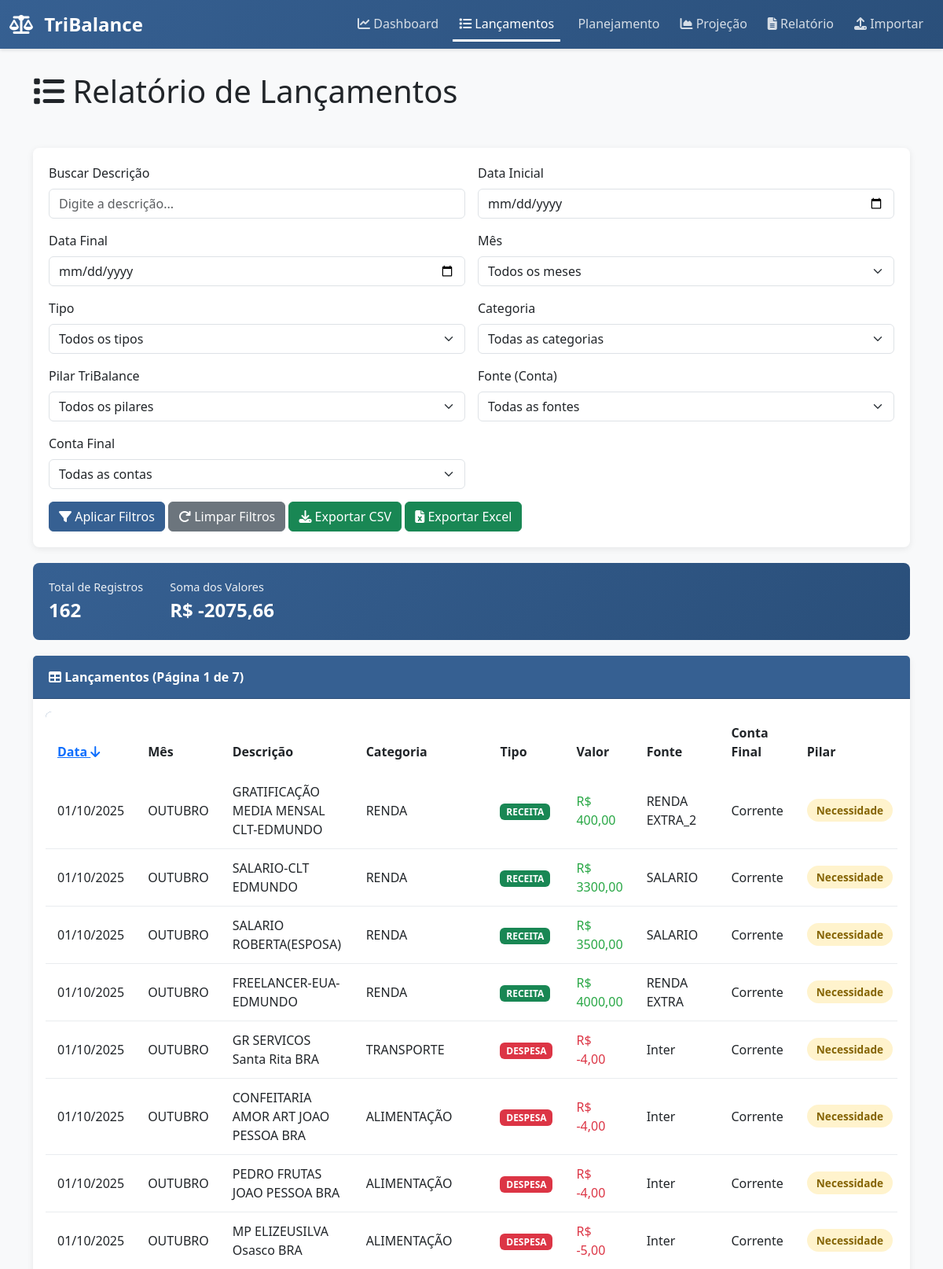
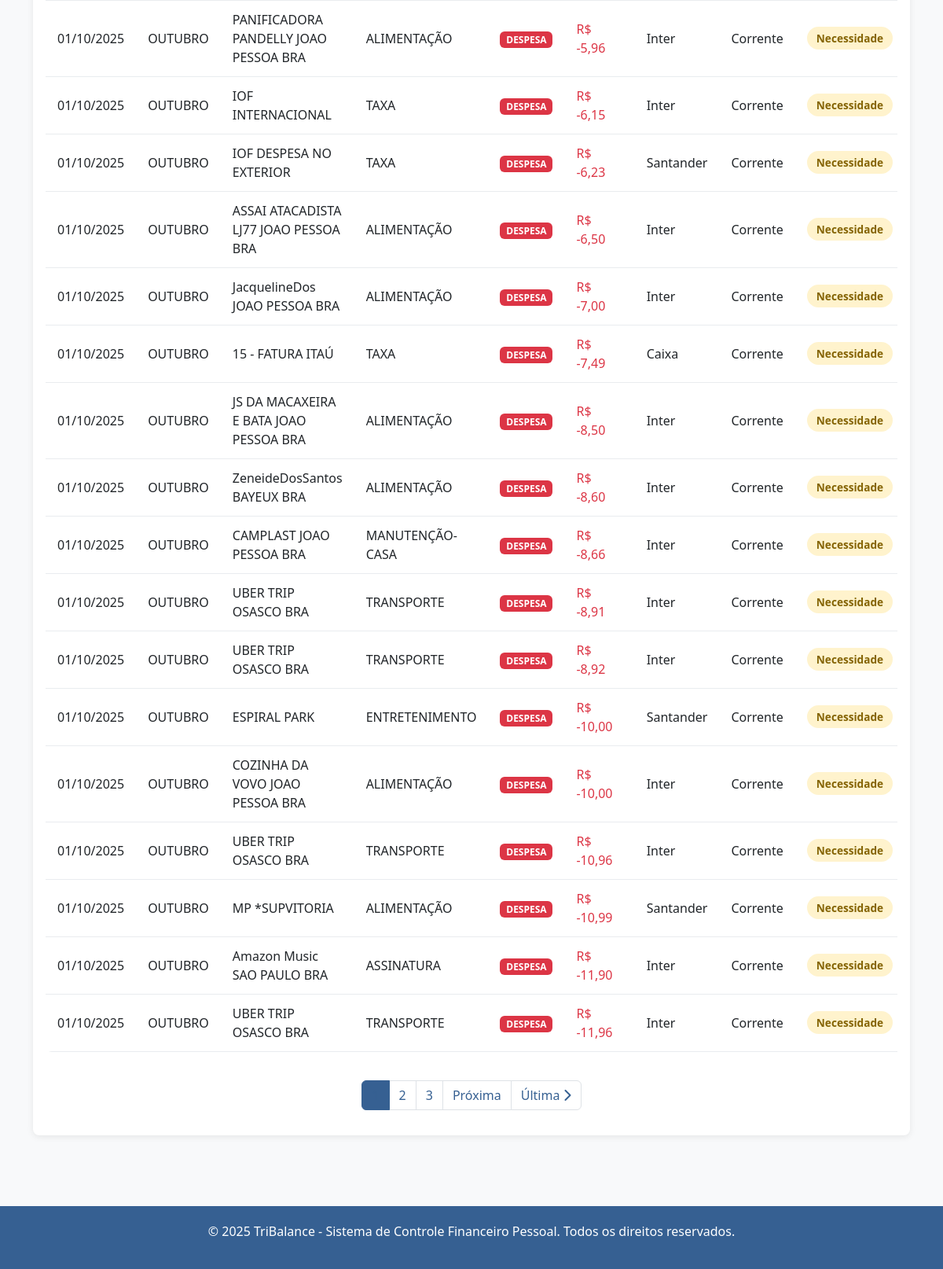
The app's page /lancamentos/ with its own data (2 pictures, top to bottom).
### financeiro/models.py (models this page shows, shortened)
class Lancamento(models.Model):
    TIPO_CHOICES = [ # <-- REVERTIDO para o original
        ('RECEITA', 'Receita'),
        ('DESPESA', 'Despesa'),
        ('CRÉDITO', 'Crédito'),
        ('DÉBITO', 'Débito'),
    ]
    PILAR_CHOICES = [
        ('NECESSIDADE', 'Necessidade'),
        ('CONFORTO & EXPERIÊNCIA', 'Conforto & Experiência'),
        ('CRESCIMENTO & LIBERDADE', 'Crescimento & Liberdade'),
    ]
    MES_CHOICES = [
        ('JANEIRO', 'Janeiro'),
        ('FEVEREIRO', 'Fevereiro'),
        ('MARÇO', 'Março'),
        ('ABRIL', 'Abril'),
        ('MAIO', 'Maio'),
        ('JUNHO', 'Junho'),
        ('JULHO', 'Julho'),
        ('AGOSTO', 'Agosto'),
        ('SETEMBRO', 'Setembro'),
        ('OUTUBRO', 'Outubro'),
        ('NOVEMBRO', 'Novembro'),
        ('DEZEMBRO', 'Dezembro'),
    ]
    id = models.AutoField(primary_key=True)
    data = models.DateField(help_text="Data do lançamento (YYYY-MM-DD)")
    mes = models.CharField(max_length=15, choices=MES_CHOICES, help_text="Mês de referência") # <-- GARANTA QUE ESTA LINHA ESTÁ CORRETA
    lancamento = models.CharField(max_length=255, help_text="Descrição da transação") # <-- GARANTA QUE ESTA LINHA ESTÁ CORRETA
    categoria = models.CharField(max_length=100, help_text="Categoria original")
    tipo = models.CharField(max_length=50, choices=TIPO_CHOICES, help_text="Tipo de transação")
    valor = models.DecimalField(
        max_digits=12,
        decimal_places=2,
        help_text="Valor monetário (positivo ou negativo)"
    )
    fonte = models.CharField(max_length=100, help_text="Conta de origem (ex: Santander, Nubank)")
    conta_final = models.CharField(max_length=50, help_text="Conta de destino (ex: Carteira, Poupança)")
    pilar_tribalance = models.CharField(
        max_length=50,
        choices=PILAR_CHOICES,
        help_text="Pilar em que o lançamento se enquadra"
    )
    criado_em = models.DateTimeField(auto_now_add=True)
    atualizado_em = models.DateTimeField(auto_now=True)
    class Meta:
        ordering = ['-data', '-criado_em']
        indexes = [
            models.Index(fields=['data']),
            models.Index(fields=['tipo']),
            models.Index(fields=['pilar_tribalance']),
            models.Index(fields=['categoria']),
            models.Index(fields=['fonte']),
        ]
        verbose_name = "Lançamento"
        verbose_name_plural = "Lançamentos"

### financeiro/views.py (the view, shortened to what this page needs)
# urls.py: path('lancamentos/', views.lista_lancamentos, name='lista_lancamentos'),
def lista_lancamentos(request):
    lancamentos = Lancamento.objects.all()
    filtros_aplicados = {}
    data_inicio = request.GET.get('data_inicio')
    data_fim = request.GET.get('data_fim')
    mes = request.GET.get('mes')
    if not data_inicio and not data_fim and not mes:
        hoje = timezone.now().date()
        lancamentos = lancamentos.filter(data__year=hoje.year, data__month=hoje.month)
    tipo = request.GET.get('tipo')
    if tipo:
        lancamentos = lancamentos.filter(tipo=tipo)
        filtros_aplicados['tipo'] = tipo
    categoria = request.GET.get('categoria')
    if categoria:
        lancamentos = lancamentos.filter(categoria=categoria)
        filtros_aplicados['categoria'] = categoria
    pilar = request.GET.get('pilar')
    if pilar:
        lancamentos = lancamentos.filter(pilar_tribalance=pilar)
        filtros_aplicados['pilar'] = pilar
    fonte = request.GET.get('fonte')
    if fonte:
        lancamentos = lancamentos.filter(fonte=fonte)
        filtros_aplicados['fonte'] = fonte
    conta_final = request.GET.get('conta_final')
    if conta_final:
        lancamentos = lancamentos.filter(conta_final=conta_final)
        filtros_aplicados['conta_final'] = conta_final
    busca = request.GET.get('busca')
    if busca:
        lancamentos = lancamentos.filter(lancamento__icontains=busca)
        filtros_aplicados['busca'] = busca
    ordem = request.GET.get('ordem', '-data')
    lancamentos = lancamentos.order_by(ordem)
    total_registros = lancamentos.count()
    soma_valores = lancamentos.aggregate(total=Sum('valor'))['total'] or Decimal('0.00')
    soma_valores_formatada = formatar_moeda_br(soma_valores)
    for lancamento in lancamentos:
        lancamento.valor_formatado = formatar_moeda_br(lancamento.valor)
    paginator = Paginator(lancamentos, 25)  # 25 registros por página
    page_number = request.GET.get('page', 1)
    page_obj = paginator.get_page(page_number)
    meses = Lancamento.MES_CHOICES
    tipos = Lancamento.TIPO_CHOICES
    pilares = Lancamento.PILAR_CHOICES
    categorias = Lancamento.objects.values_list('categoria', flat=True).order_by('categoria').distinct()
    fontes = Lancamento.objects.values_list('fonte', flat=True).order_by('fonte').distinct()
    contas_finais = Lancamento.objects.values_list('conta_final', flat=True).order_by('conta_final').distinct()
    if request.GET.get('export'):
        formato = request.GET.get('export')
        if formato == 'csv':
            return exportar_csv(lancamentos, 'lancamentos')
        elif formato == 'excel':
            return exportar_excel(lancamentos, 'lancamentos')
    context = {
        'page_obj': page_obj,
        'paginator': paginator,
        'total_registros': total_registros,
        'soma_valores': soma_valores_formatada, # Passa o valor formatado
        'filtros_aplicados': filtros_aplicados,
        'meses': meses,
        'tipos': tipos,
        'pilares': pilares,
        'categorias': categorias,
        'fontes': fontes,
        'contas_finais': contas_finais,
        'ordem': ordem,
    }
    return render(request, 'financeiro/lista_lancamentos.html', context)

### financeiro/templates/financeiro/lista_lancamentos.html (shortened to what this page needs)
{% extends 'base.html' %}
{% block content %}
<div class="row mb-4">
    <div class="col-md-12">
        <h1 class="mb-4">
            <i class="fas fa-list"></i> Relatório de Lançamentos
        </h1>
    </div>
</div>
<div class="filter-section">
    <form method="get" class="row g-3">
        <div class="col-md-6">
            <label for="busca" class="form-label">Buscar Descrição</label>
            <input type="text" name="busca" id="busca" class="form-control"
                   placeholder="Digite a descrição..." value="{{ filtros_aplicados.busca }}">
        </div>
        <div class="col-md-6">
            <label for="data_inicio" class="form-label">Data Inicial</label>
            <input type="date" name="data_inicio" id="data_inicio" class="form-control"
                   value="{{ filtros_aplicados.data_inicio }}">
        </div>
        <div class="col-md-6">
            <label for="data_fim" class="form-label">Data Final</label>
            <input type="date" name="data_fim" id="data_fim" class="form-control"
                   value="{{ filtros_aplicados.data_fim }}">
        </div>
        <div class="col-md-6">
            <label for="mes" class="form-label">Mês</label>
            <select name="mes" id="mes" class="form-select">
                <option value="">Todos os meses</option>
            </select>
        </div>
        <div class="col-md-6">
            <label for="tipo" class="form-label">Tipo</label>
            <select name="tipo" id="tipo" class="form-select">
                <option value="">Todos os tipos</option>
            </select>
        </div>
        <div class="col-md-6">
            <label for="categoria" class="form-label">Categoria</label>
            <select name="categoria" id="categoria" class="form-select">
                <option value="">Todas as categorias</option>
            </select>
        </div>
        <div class="col-md-6">
            <label for="pilar" class="form-label">Pilar TriBalance</label>
            <select name="pilar" id="pilar" class="form-select">
                <option value="">Todos os pilares</option>
            </select>
        </div>
        <div class="col-md-6">
            <label for="fonte" class="form-label">Fonte (Conta)</label>
            <select name="fonte" id="fonte" class="form-select">
                <option value="">Todas as fontes</option>
            </select>
        </div>
        <div class="col-md-6">
            <label for="conta_final" class="form-label">Conta Final</label>
            <select name="conta_final" id="conta_final" class="form-select">
                <option value="">Todas as contas</option>
            </select>
        </div>
        <div class="col-12">
            <button type="submit" class="btn btn-primary">
                <i class="fas fa-filter"></i> Aplicar Filtros
            </button>
            <a href="{% url 'financeiro:lista_lancamentos' %}" class="btn btn-secondary">
                <i class="fas fa-redo"></i> Limpar Filtros
            </a>
            <button type="submit" name="export" value="csv" class="btn btn-success">
                <i class="fas fa-download"></i> Exportar CSV
            </button>
            <button type="submit" name="export" value="excel" class="btn btn-success">
                <i class="fas fa-file-excel"></i> Exportar Excel
            </button>
        </div>
    </form>
</div>
<div class="summary-box">
    <div class="summary-item">
        <div class="summary-label">Total de Registros</div>
        <div class="summary-value">{{ total_registros }}</div>
    </div>
    <div class="summary-item">
        <div class="summary-label">Soma dos Valores</div>
        <div class="summary-value">{{ soma_valores }}</div>
    </div>
</div>
<div class="card">
    <div class="card-header">
        <i class="fas fa-table"></i> Lançamentos (Página {{ page_obj.number }} de {{ paginator.num_pages }})
    </div>
    <div class="card-body">
        {% if page_obj %}
        <div class="table-responsive">
            <table class="table table-hover">
                <thead>
                    <tr>
                        <th>
                            <a href="?{% if ordem == 'data' %}-{% endif %}ordem=data{% for key, value in filtros_aplicados.items %}&{{ key }}={{ value }}{% endfor %}">
                                Data {% if ordem == 'data' %}<i class="fas fa-arrow-up"></i>{% elif ordem == '-data' %}<i class="fas fa-arrow-down"></i>{% endif %}
                            </a>
                        </th>
                        <th>Mês</th>
                        <th>Descrição</th>
                        <th>Categoria</th>
                        <th>Tipo</th>
                        <th>Valor</th>
                        <th>Fonte</th>
                        <th>Conta Final</th>
                        <th>Pilar</th>
                    </tr>
                </thead>
                <tbody>
                    {% for lancamento in page_obj %}
                    <tr>
                        <td>{{ lancamento.data|date:"d/m/Y" }}</td>
                        <td>{{ lancamento.mes }}</td>
                        <td>{{ lancamento.lancamento }}</td>
                        <td>{{ lancamento.categoria }}</td>
                        <td>
                            {% if lancamento.tipo == 'RECEITA' or lancamento.tipo == 'CRÉDITO' %}
                                <span class="badge bg-success">{{ lancamento.tipo }}</span>
                            {% else %}
                                <span class="badge bg-danger">{{ lancamento.tipo }}</span>
                            {% endif %}
                        </td>
                        <td class="{% if lancamento.valor > 0 %}text-success{% else %}text-danger{% endif %}">
                            {{ lancamento.valor_formatado }}
                        </td>
                        <td>{{ lancamento.fonte }}</td>
                        <td>{{ lancamento.conta_final }}</td>
                        <td>
                            {% if lancamento.pilar_tribalance == 'NECESSIDADE' %}
                                <span class="badge badge-pilar badge-necessidade">Necessidade</span>
                            {% elif lancamento.pilar_tribalance == 'CONFORTO & EXPERIÊNCIA' %}
                                <span class="badge badge-pilar badge-conforto">Conforto</span>
                            {% else %}
                                <span class="badge badge-pilar badge-crescimento">Crescimento</span>
                            {% endif %}
                        </td>
                    </tr>
                    {% empty %}
                    <tr>
                        <td colspan="9" class="text-center text-muted py-4">
                            <i class="fas fa-inbox"></i> Nenhum lançamento encontrado
                        </td>
                    </tr>
                    {% endfor %}
                </tbody>
            </table>
        </div>
        {% if paginator.num_pages > 1 %}
        <nav aria-label="Paginação">
            <ul class="pagination justify-content-center">
                {% for num in paginator.page_range %}
                    {% if page_obj.number == num %}
                    <li class="page-item active">
                        <span class="page-link">{{ num }}</span>
                    </li>
                    {% elif num > page_obj.number|add:'-3' and num < page_obj.number|add:'3' %}
                    <li class="page-item">
                        <a class="page-link" href="?page={{ num }}{% for key, value in filtros_aplicados.items %}&{{ key }}={{ value }}{% endfor %}">{{ num }}</a>
                    </li>
                    {% endif %}
                {% endfor %}
                {% if page_obj.has_next %}
                <li class="page-item">
                    <a class="page-link" href="?page={{ page_obj.next_page_number }}{% for key, value in filtros_aplicados.items %}&{{ key }}={{ value }}{% endfor %}">
                        Próxima
                    </a>
                </li>
                <li class="page-item">
                    <a class="page-link" href="?page={{ paginator.num_pages }}{% for key, value in filtros_aplicados.items %}&{{ key }}={{ value }}{% endfor %}">
                        Última <i class="fas fa-chevron-right"></i>
                    </a>
                </li>
                {% endif %}
            </ul>
        </nav>
        {% endif %}
        {% else %}
        <div class="alert alert-info">
            <i class="fas fa-info-circle"></i> Nenhum lançamento registrado.
            <a href="{% url 'financeiro:importacao' %}">Importe um extrato para começar.</a>
        </div>
        {% endif %}
    </div>
</div>
{% endblock %}

### records on screen
Lancamento: data "01/10/2025", mes "OUTUBRO", lancamento "GRATIFICAÇÃO MEDIA MENSAL CLT-EDMUNDO", categoria "RENDA", tipo "RECEITA", valor_formatado "R$ 400,00", fonte "RENDA EXTRA_2", conta_final "Corrente", pilar_tribalance "Necessidade"
Lancamento: data "01/10/2025", mes "OUTUBRO", lancamento "SALARIO-CLT EDMUNDO", categoria "RENDA", tipo "RECEITA", valor_formatado "R$ 3300,00", fonte "SALARIO", conta_final "Corrente", pilar_tribalance "Necessidade"
Lancamento: data "01/10/2025", mes "OUTUBRO", lancamento "SALARIO ROBERTA(ESPOSA)", categoria "RENDA", tipo "RECEITA", valor_formatado "R$ 3500,00", fonte "SALARIO", conta_final "Corrente", pilar_tribalance "Necessidade"
Lancamento: data "01/10/2025", mes "OUTUBRO", lancamento "FREELANCER-EUA-EDMUNDO", categoria "RENDA", tipo "RECEITA", valor_formatado "R$ 4000,00", fonte "RENDA EXTRA", conta_final "Corrente", pilar_tribalance "Necessidade"
Lancamento: data "01/10/2025", mes "OUTUBRO", lancamento "GR SERVICOS Santa Rita BRA", categoria "TRANSPORTE", tipo "DESPESA", valor_formatado "R$ -4,00", fonte "Inter", conta_final "Corrente", pilar_tribalance "Necessidade"
Lancamento: data "01/10/2025", mes "OUTUBRO", lancamento "CONFEITARIA AMOR ART JOAO PESSOA BRA", categoria "ALIMENTAÇÃO", tipo "DESPESA", valor_formatado "R$ -4,00", fonte "Inter", conta_final "Corrente", pilar_tribalance "Necessidade"
Lancamento: data "01/10/2025", mes "OUTUBRO", lancamento "PEDRO FRUTAS JOAO PESSOA BRA", categoria "ALIMENTAÇÃO", tipo "DESPESA", valor_formatado "R$ -4,00", fonte "Inter", conta_final "Corrente", pilar_tribalance "Necessidade"
Lancamento: data "01/10/2025", mes "OUTUBRO", lancamento "MP ELIZEUSILVA Osasco BRA", categoria "ALIMENTAÇÃO", tipo "DESPESA", valor_formatado "R$ -5,00", fonte "Inter", conta_final "Corrente", pilar_tribalance "Necessidade"
Lancamento: data "01/10/2025", mes "OUTUBRO", lancamento "PANIFICADORA PANDELLY JOAO PESSOA BRA", categoria "ALIMENTAÇÃO", tipo "DESPESA", valor_formatado "R$ -5,96", fonte "Inter", conta_final "Corrente", pilar_tribalance "Necessidade"
Lancamento: data "01/10/2025", mes "OUTUBRO", lancamento "IOF INTERNACIONAL", categoria "TAXA", tipo "DESPESA", valor_formatado "R$ -6,15", fonte "Inter", conta_final "Corrente", pilar_tribalance "Necessidade"
Lancamento: data "01/10/2025", mes "OUTUBRO", lancamento "IOF DESPESA NO EXTERIOR", categoria "TAXA", tipo "DESPESA", valor_formatado "R$ -6,23", fonte "Santander", conta_final "Corrente", pilar_tribalance "Necessidade"
Lancamento: data "01/10/2025", mes "OUTUBRO", lancamento "ASSAI ATACADISTA LJ77 JOAO PESSOA BRA", categoria "ALIMENTAÇÃO", tipo "DESPESA", valor_formatado "R$ -6,50", fonte "Inter", conta_final "Corrente", pilar_tribalance "Necessidade"
Lancamento: data "01/10/2025", mes "OUTUBRO", lancamento "JacquelineDos JOAO PESSOA BRA", categoria "ALIMENTAÇÃO", tipo "DESPESA", valor_formatado "R$ -7,00", fonte "Inter", conta_final "Corrente", pilar_tribalance "Necessidade"
Lancamento: data "01/10/2025", mes "OUTUBRO", lancamento "15 - FATURA ITAÚ", categoria "TAXA", tipo "DESPESA", valor_formatado "R$ -7,49", fonte "Caixa", conta_final "Corrente", pilar_tribalance "Necessidade"
Lancamento: data "01/10/2025", mes "OUTUBRO", lancamento "JS DA MACAXEIRA E BATA JOAO PESSOA BRA", categoria "ALIMENTAÇÃO", tipo "DESPESA", valor_formatado "R$ -8,50", fonte "Inter", conta_final "Corrente", pilar_tribalance "Necessidade"
Lancamento: data "01/10/2025", mes "OUTUBRO", lancamento "ZeneideDosSantos BAYEUX BRA", categoria "ALIMENTAÇÃO", tipo "DESPESA", valor_formatado "R$ -8,60", fonte "Inter", conta_final "Corrente", pilar_tribalance "Necessidade"
Lancamento: data "01/10/2025", mes "OUTUBRO", lancamento "CAMPLAST JOAO PESSOA BRA", categoria "MANUTENÇÃO-CASA", tipo "DESPESA", valor_formatado "R$ -8,66", fonte "Inter", conta_final "Corrente", pilar_tribalance "Necessidade"
Lancamento: data "01/10/2025", mes "OUTUBRO", lancamento "UBER TRIP OSASCO BRA", categoria "TRANSPORTE", tipo "DESPESA", valor_formatado "R$ -8,91", fonte "Inter", conta_final "Corrente", pilar_tribalance "Necessidade"
Lancamento: data "01/10/2025", mes "OUTUBRO", lancamento "UBER TRIP OSASCO BRA", categoria "TRANSPORTE", tipo "DESPESA", valor_formatado "R$ -8,92", fonte "Inter", conta_final "Corrente", pilar_tribalance "Necessidade"
Lancamento: data "01/10/2025", mes "OUTUBRO", lancamento "ESPIRAL PARK", categoria "ENTRETENIMENTO", tipo "DESPESA", valor_formatado "R$ -10,00", fonte "Santander", conta_final "Corrente", pilar_tribalance "Necessidade"
Lancamento: data "01/10/2025", mes "OUTUBRO", lancamento "COZINHA DA VOVO JOAO PESSOA BRA", categoria "ALIMENTAÇÃO", tipo "DESPESA", valor_formatado "R$ -10,00", fonte "Inter", conta_final "Corrente", pilar_tribalance "Necessidade"
Lancamento: data "01/10/2025", mes "OUTUBRO", lancamento "UBER TRIP OSASCO BRA", categoria "TRANSPORTE", tipo "DESPESA", valor_formatado "R$ -10,96", fonte "Inter", conta_final "Corrente", pilar_tribalance "Necessidade"
Lancamento: data "01/10/2025", mes "OUTUBRO", lancamento "MP *SUPVITORIA", categoria "ALIMENTAÇÃO", tipo "DESPESA", valor_formatado "R$ -10,99", fonte "Santander", conta_final "Corrente", pilar_tribalance "Necessidade"
Lancamento: data "01/10/2025", mes "OUTUBRO", lancamento "Amazon Music SAO PAULO BRA", categoria "ASSINATURA", tipo "DESPESA", valor_formatado "R$ -11,90", fonte "Inter", conta_final "Corrente", pilar_tribalance "Necessidade"
Lancamento: data "01/10/2025", mes "OUTUBRO", lancamento "UBER TRIP OSASCO BRA", categoria "TRANSPORTE", tipo "DESPESA", valor_formatado "R$ -11,96", fonte "Inter", conta_final "Corrente", pilar_tribalance "Necessidade"

### other values on screen
{{ total_registros }} "162"
{{ soma_valores }} "R$ -2075,66"
{{ page_obj.number }} "1"
{{ paginator.num_pages }} "7"
{{ num }} "2" "3"
